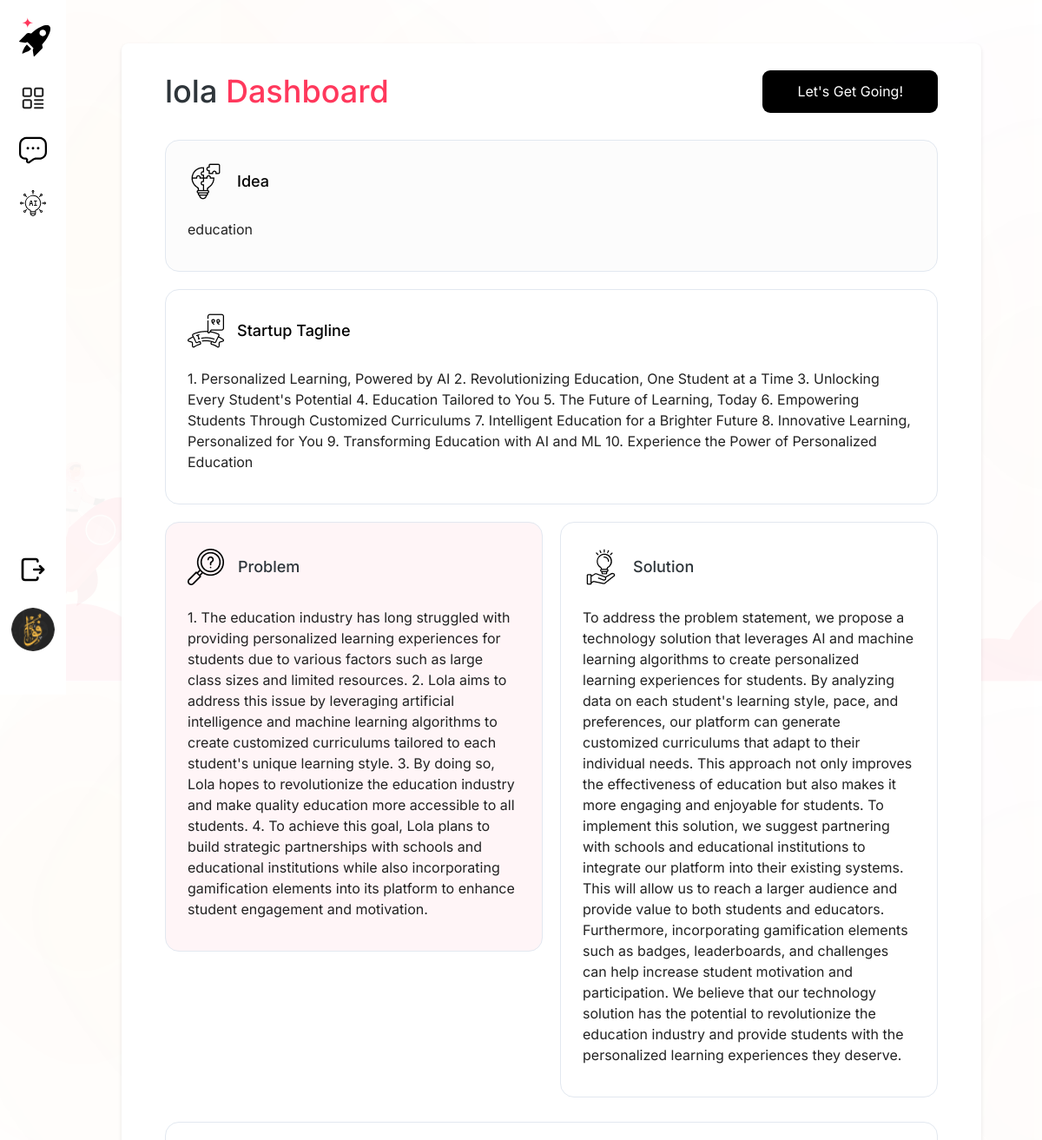
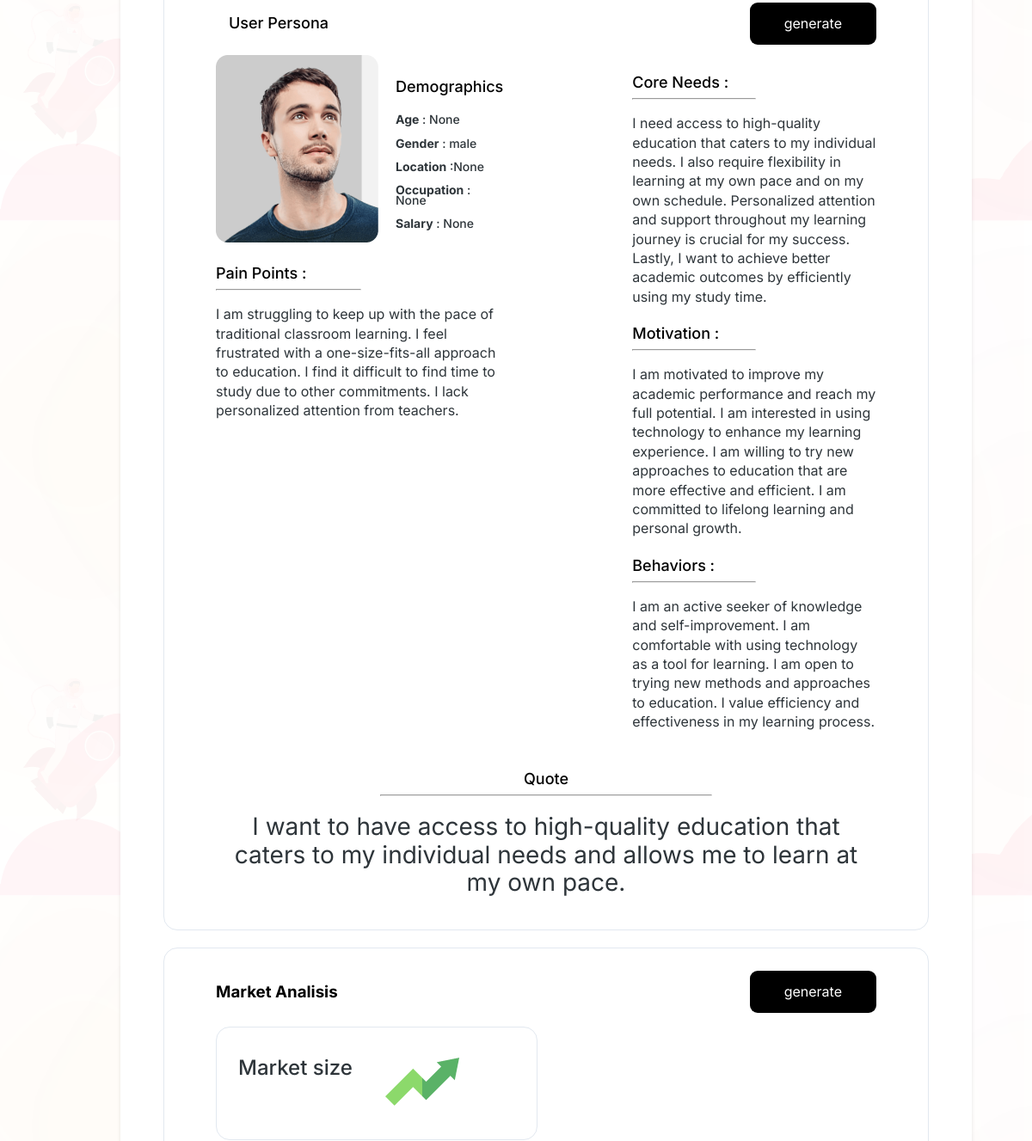
The page /project/1/ (upper part) on the database as committed earlier (2 pictures, top to bottom).
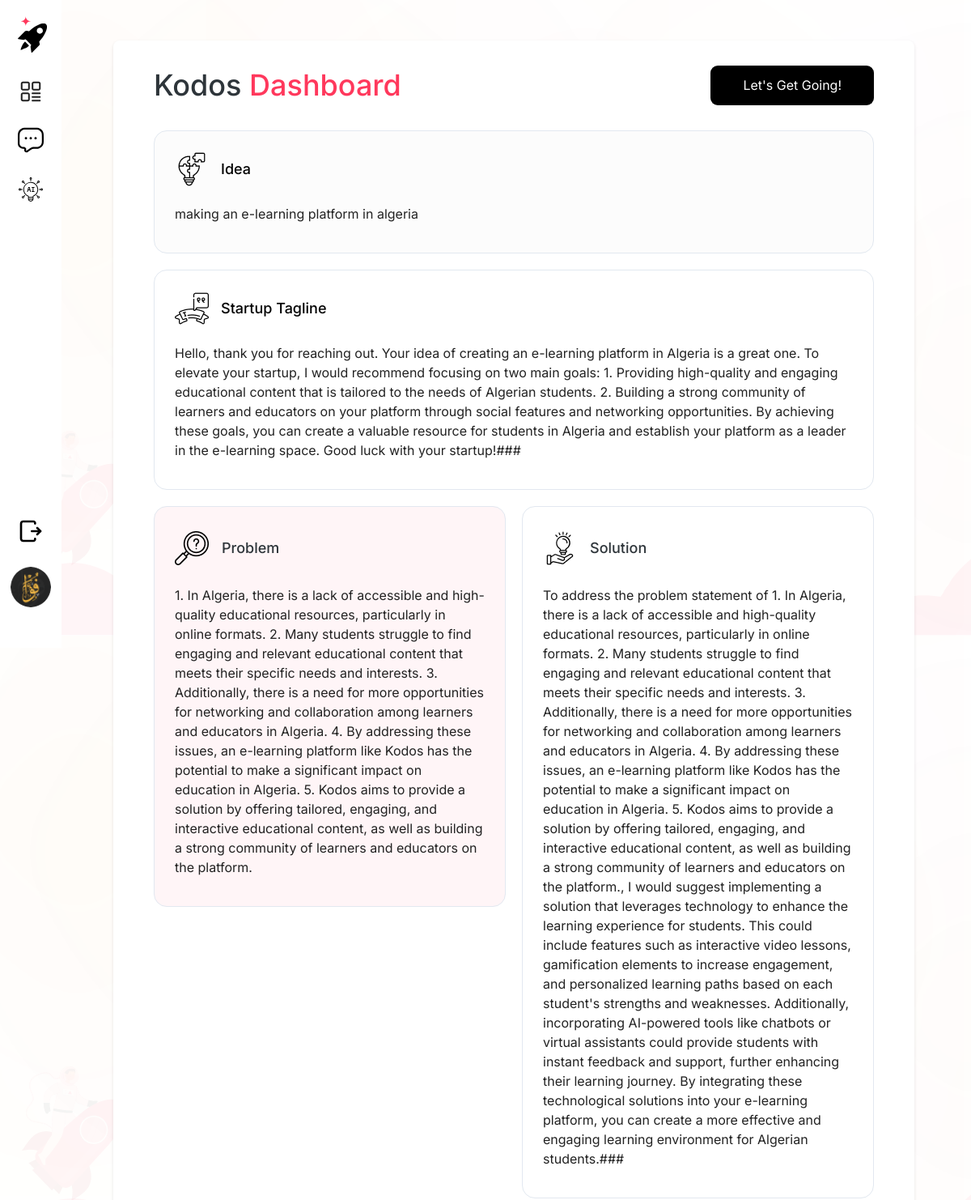
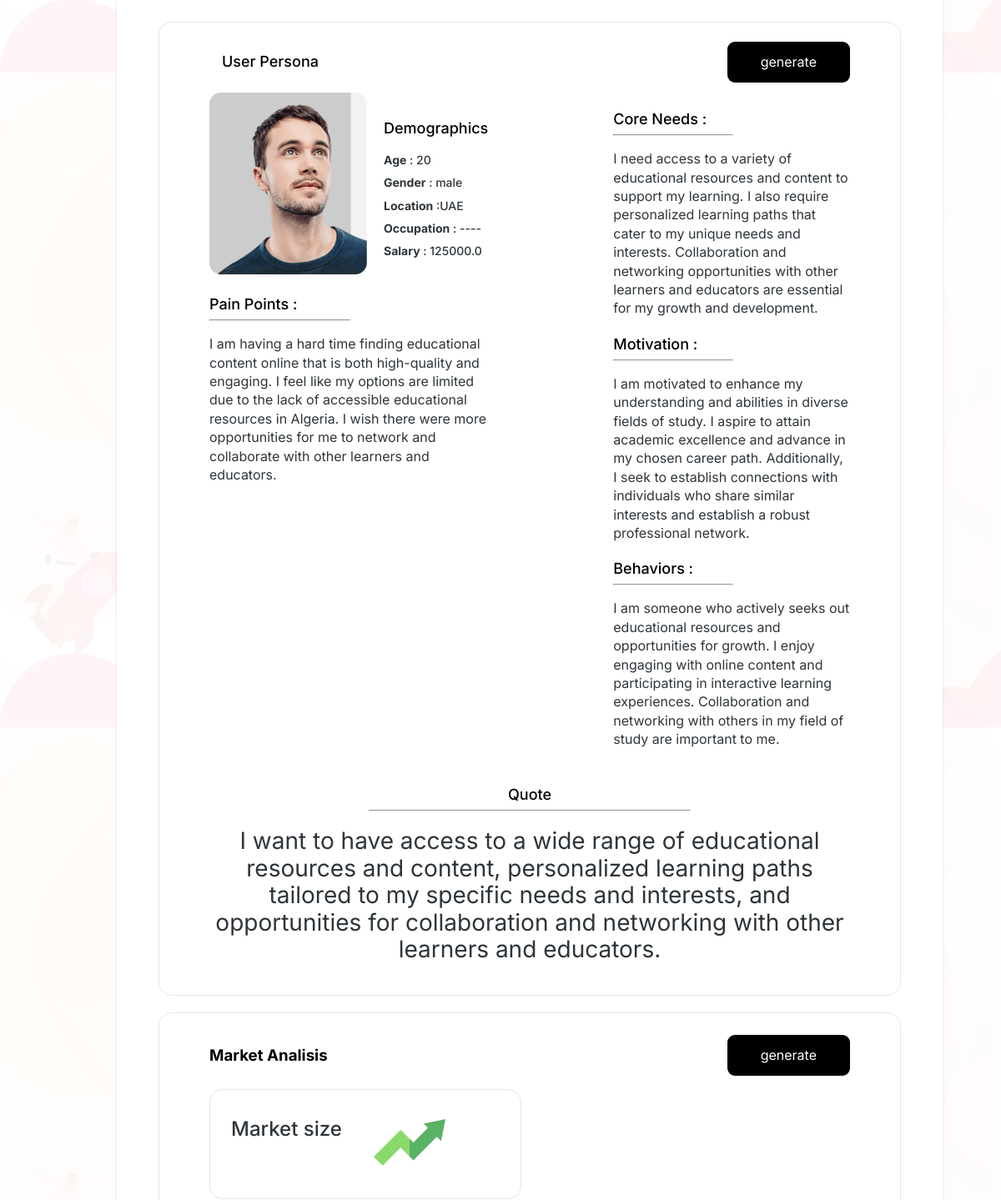
The same page on the database as committed later (2 pictures, top to bottom).
### main/models.py (models this page shows, shortened)
class StartupProject(models.Model):
    startup_name = models.CharField(max_length=255)
    created_at = models.DateField(auto_now_add=True)
    user = models.ForeignKey(User, on_delete=models.CASCADE, related_name='projects')
    startup_idea = models.TextField(blank=True, null=True)
    target_number_of_users_goal = models.IntegerField(blank=True, null=True, default=0)
    target_date_goal = models.DateField(blank=True, null=True)
    generated_idea = models.TextField(blank=True, null=True)
    generated_slogan = models.TextField(blank=True, null=True)
    generated_problem = models.TextField(blank=True, null=True)
    generated_solution = models.TextField(blank=True, null=True)
    generated_persona = models.OneToOneField(Persona, on_delete=models.CASCADE, blank=True, null=True)
    generated_market_analysis = models.OneToOneField(MarketAnalysis, on_delete=models.CASCADE, blank=True, null=True)
    generated_mvp_builder = models.TextField(blank=True, null=True)
    generated_user_feedback_analyzer = models.TextField(blank=True, null=True)

class Persona(models.Model):
    demographics_age = models.IntegerField(null=True)
    demographics_gender = models.CharField( max_length=255 ,default="male")
    demographics_location = models.CharField(max_length=255 ,null=True)
    demographics_occupation = models.CharField(max_length=255, null=True)
    demographics_salary = models.FloatField(null=True)
    pain_points = models.TextField(blank=True, null=True)
    core_needs = models.TextField(blank=True, null=True)
    motivation = models.TextField(blank=True, null=True)
    behavior = models.TextField(blank=True, null=True)
    quote = models.TextField(blank=True, null=True)

### main/views.py (the view, shortened to what this page needs)
# urls.py: path('project/<int:id>/', views.project_detail, name='project_detail'),
def project_detail(request, id):
    project = get_object_or_404(StartupProject, id=id)
    print("generated problem :",project.generated_problem )
    if(project.generated_problem is None) :
        payload = solutioning_generator(project.id, project.startup_name, project.startup_idea)
        project.generated_problem = payload['generated_problem']
        project.generated_slogan = payload['generated_slogan']
        project.generated_solution = payload['generated_solution']
        project.save()
    market_analysis = project.generated_market_analysis
    context = {
        'project': project,
    }
    return render(request, 'myapp/pages/project_detail.html', context)

### main/templates/myapp/pages/project_detail.html (shortened to what this page needs)
{% extends 'myapp/base.html' %}
{% load static %}
{% block content %}
<div class="projects-container">
    {% include 'myapp/includes/sidebar.html' %}
    <main class="projects-main">
        <div class="project-header">
            <h2>{{ project.startup_name }} <span>Dashboard</span></h2>
            <a href="{% url 'projects' %}" class="btn-get-going">Let's Get Going!</a>
        </div>
        <div class="project-section">
            <div class="project-box" style="background : #FCFCFC">
                <div class="box-header">
                    <img src="{% static 'images/icons/idea.png' %}" alt="Idea Icon" class="box-icon">
                    <h3 class= "h3-box-header">Idea</h3>
                </div>
                <p>{{ project.startup_idea }}</p>
            </div>
            <div class="project-box">
                <div class="box-header">
                    <img src="{% static 'images/icons/tagline.png' %}" alt="Tagline Icon" class="box-icon">
                    <h3 class= "h3-box-header">Startup Tagline</h3>
                </div>
                <p>{{ project.generated_slogan }}</p>
            </div>
            <div class="grid-container">
                <div class="grid-item">
                    <div class="project-box" style="background : #FFF5F7">
                        <div class="box-header">
                            <img src="{% static 'images/icons/problem.png' %}" alt="Tagline Icon" class="box-icon">
                            <h3 style ="font-size: 18px; font-weight:500; margin-left:16px;">Problem</h3>
                        </div>
                        <p>{{ project.generated_problem }}</p>
                    </div>
                </div>
                <div class="grid-item">
                    <div class="project-box">
                        <div class="box-header">
                            <img src="{% static 'images/icons/solution.png' %}" alt="Tagline Icon" class="box-icon">
                            <h3 style ="font-size: 18px; font-weight:500; margin-left:16px;">Solution</h3>
                        </div>
                        <p>{{ project.generated_solution }}</p>
                    </div>
                </div>
            </div>
            <div class="project-box" style="padding: 20px 60px; gap: 50px;">
                <div class="box-header justify-btw">
                    <h3 class= "h3-box-header">User Persona</h3>
                    <a href="{% url 'persona_profiling' id=project.id %}" class="btn-get-going">generate</a>
                </div>
                <div class="grid-container" style="gap: 150px;">
                    <div class="grid-item">
                        <div>
                            <div class="grid-container">
                                <div class="grid-item">
                                    {% if project.generated_persona.demographics_gender == "male" %}
                                    <img src="{% static 'images/user-persona.png' %}" alt="User Icon" class="box-icon">
                                    {% else %}
                                    <img src="{% static 'images/persona_women.png' %}" alt="User Icon" class="box-icon">
                                    {% endif %}
                                </div>
                                <div class="grid-item" style="align-content : center ;">
                                    <div class="title" style="margin-bottom: 24px;">Demographics</div>
                                    <h2 class="demographic-detail" ><b>Age</b> : {{ project.generated_persona.demographics_age }}</h2>
                                    <h2 class="demographic-detail"><b>Gender</b> : {{ project.generated_persona.demographics_gender }}</h2>
                                    <h2 class="demographic-detail"><b>Location</b> :{{ project.generated_persona.demographics_location }}</h2>
                                    <h2 class="demographic-detail"><b>Occupation</b> : {{ project.generated_persona.demographics_occupation }} </h2>
                                    <h2 class="demographic-detail"><b>Salary</b> : {{ project.generated_persona.demographics_salary }}</h2>
                                </div>
                            </div>
                            <div>
                                <div class="title">Pain Points :</div><hr class="custom-hr">
                                <h3>{{ project.generated_persona.pain_points }}</h3>
                            </div>
                        </div>
                    </div>
                    <div class="grid-item">
                        <div>
                            <div class="title">Core  Needs :</div><hr class="custom-hr">
                            <h3>{{ project.generated_persona.core_needs }}</h3>
                        </div>
                        <div>
                            <div class="title">Motivation :</div><hr class="custom-hr">
                            <h3>{{ project.generated_persona.motivation }}</h3>
                        </div>
                        <div>
                            <div class="title">Behaviors :</div><hr class="custom-hr">
                            <h3>{{ project.generated_persona.behavior }}</h3>
                        </div>
                    </div>
                </div>
                <div class="quote">
                    <div class="title">Quote</div>
                    <hr class="custom-hr">
                    <h1>{{ project.generated_persona.quote }}</h1>
                </div>
            </div>
            <div class="project-box" style="padding: 20px 60px; gap: 50px;">
                <div class="box-header justify-btw">
                    <h3>Market Analisis</h3>
                    <a href="{% url 'market_analysis' id=project.id %}" class="btn-get-going">generate</a>
                </div>
                <div class="grid-container">
                    <div class="grid-item">
                        <div class="project-box grid-container">
                            <div class="grid-item">
                                <h2>Market size</h2>
                            </div>
                            <div class="grid-item">
                                <img src="{% static 'images/icons/market-size.png' %}" alt="Market Size Icon" class="box-icon">
                            </div>
                        </div>
                    </div>
                    <div class="grid-item">
                    </div>
                </div>
            </div>
        </div>
    </main>
</div>
{% endblock %}

### main/templates/myapp/base.html (shortened to what this page needs)
<!DOCTYPE html>
<html lang="en">
<head>
    {% load static %}
    <link rel="stylesheet" href="{% static 'css/styles.css' %}">
</head>
<body style="background-image: url('{% static "images/background.svg" %}');">
    {% block content %}
    {% endblock %}
</body>
</html>

### main/templates/myapp/includes/sidebar.html (shortened to what this page needs)
{% load static %}
<aside class="projects-sidebar">
    <div class="sidebar-icons">
    <div class="sidebar-logo">
        <img src="{% static 'images/icons/logo.svg' %}" alt="Logo">
    </div class="sidebar-icons">
        <a href="{% url 'projects' %}" class="{% if request.path == '/projects/' %}active{% endif %}" style ="
        display: flex;
        justify-content: center;
        align-items: center;
        text-decoration: none;">
            <img style="" src="{% static 'images/icons/dashboard.svg' %}" alt="dashboard" class="sidebar-icon">
        </a>
        <a href="{% url 'chat_front' %}" class="{% if request.path == '/chat/' %}active{% endif %}" style ="
        display: flex;
        justify-content: center;
        align-items: center;
        text-decoration: none;">
            <img style="" src="{% static 'images/icons/chat.svg' %}" alt="chat" class="sidebar-icon">
        </a>
        <a href="{% url 'ai_front' %}" class="{% if request.path == '/ai/' %}active{% endif %}" style ="
        display: flex;
        justify-content: center;
        align-items: center;
        text-decoration: none;">
            <img style="" src="{% static 'images/icons/ai.svg' %}" alt="chat" class="sidebar-icon">
        </a>
    </div>
    <div class="sidebar-profile" style ="display : flex; flex-direction:column ; align-items: center;">
    <a href="{% url 'logout' %}" style="margin-bottom: 24px;">
        <img src="{% static 'images/icons/logout.svg' %}" alt="Logout">
    </a>
    <img src="{% static 'images/icons/profile.png' %}" alt="Profile" class="profile-img" >
    </div>
</aside>

Rows that differ between the two databases and show on the page:
changed StartupProject "male": startup_name "lola" → "Kodos"; startup_idea "education" → "making an e-learning platform in algeria"; generated_slogan "1. Personalized Learning, Powered by AI 2. Revolutionizing Education, One Student at a Time 3. Unlocking Every Student's Potential 4. Education Tailored to You 5. The Future of Learning, Today 6. Empowering Students Through Customized Curriculums 7. Intelligent Education for a Brighter Future 8. Innovative Learning, Personalized for You 9. Transforming Education with AI and ML 10. Experience the Power of Personalized Education" → "Hello, thank you for reaching out. Your idea of creating an e-learning platform in Algeria is a great one. To elevate your startup, I would recommend focusing on two main goals: 1. Providing high-quality and engaging educational content that is tailored to the needs of Algerian students. 2. Building a strong community of learners and educators on your platform through social features and networking opportunities. By achieving these goals, you can create a valuable resource for students in Algeria and establish your platform as a leader in the e-learning space. Good luck with your startup!###"; generated_problem "1. The education industry has long struggled with providing personalized learning experiences for students due to various factors such as large class sizes and limited resources. 2. Lola aims to address this issue by leveraging artificial intelligence and machine learning algorithms to create customized curriculums tailored to each student's unique learning style. 3. By doing so, Lola hopes to revolutionize the education industry and make quality education more accessible to all students. 4. To achieve this goal, Lola plans to build strategic partnerships with schools and educational institutions while also incorporating gamification elements into its platform to enhance student engagement…" → "1. In Algeria, there is a lack of accessible and high-quality educational resources, particularly in online formats. 2. Many students struggle to find engaging and relevant educational content that meets their specific needs and interests. 3. Additionally, there is a need for more opportunities for networking and collaboration among learners and educators in Algeria. 4. By addressing these issues, an e-learning platform like Kodos has the potential to make a significant impact on education in Algeria. 5. Kodos aims to provide a solution by offering tailored, engaging, and interactive educational content, as well as building a strong community of learners and educators on the platform."; generated_solution "To address the problem statement, we propose a technology solution that leverages AI and machine learning algorithms to create personalized learning experiences for students. By analyzing data on each student's learning style, pace, and preferences, our platform can generate customized curriculums that adapt to their individual needs. This approach not only improves the effectiveness of education but also makes it more engaging and enjoyable for students. To implement this solution, we suggest partnering with schools and educational institutions to integrate our platform into their existing systems. This will allow us to reach a larger audience and provide value to both students and…" → "To address the problem statement of 1. In Algeria, there is a lack of accessible and high-quality educational resources, particularly in online formats. 2. Many students struggle to find engaging and relevant educational content that meets their specific needs and interests. 3. Additionally, there is a need for more opportunities for networking and collaboration among learners and educators in Algeria. 4. By addressing these issues, an e-learning platform like Kodos has the potential to make a significant impact on education in Algeria. 5. Kodos aims to provide a solution by offering tailored, engaging, and interactive educational content, as well as building a strong community of learners…"; generated_persona.demographics_age "None" → "20"; generated_persona.demographics_location "None" → "UAE"; generated_persona.demographics_occupation "None" → "----"; generated_persona.demographics_salary "None" → "125000.0"; generated_persona.pain_points "I am struggling to keep up with the pace of traditional classroom learning. I feel frustrated with a one-size-fits-all approach to education. I find it difficult to find time to study due to other commitments. I lack personalized attention from teachers." → "I am having a hard time finding educational content online that is both high-quality and engaging. I feel like my options are limited due to the lack of accessible educational resources in Algeria. I wish there were more opportunities for me to network and collaborate with other learners and educators."; generated_persona.core_needs "I need access to high-quality education that caters to my individual needs. I also require flexibility in learning at my own pace and on my own schedule. Personalized attention and support throughout my learning journey is crucial for my success. Lastly, I want to achieve better academic outcomes by efficiently using my study time." → "I need access to a variety of educational resources and content to support my learning. I also require personalized learning paths that cater to my unique needs and interests. Collaboration and networking opportunities with other learners and educators are essential for my growth and development."; generated_persona.motivation "I am motivated to improve my academic performance and reach my full potential. I am interested in using technology to enhance my learning experience. I am willing to try new approaches to education that are more effective and efficient. I am committed to lifelong learning and personal growth." → "I am motivated to enhance my understanding and abilities in diverse fields of study. I aspire to attain academic excellence and advance in my chosen career path. Additionally, I seek to establish connections with individuals who share similar interests and establish a robust professional network."; generated_persona.behavior "I am an active seeker of knowledge and self-improvement. I am comfortable with using technology as a tool for learning. I am open to trying new methods and approaches to education. I value efficiency and effectiveness in my learning process." → "I am someone who actively seeks out educational resources and opportunities for growth. I enjoy engaging with online content and participating in interactive learning experiences. Collaboration and networking with others in my field of study are important to me."; generated_persona.quote "I want to have access to high-quality education that caters to my individual needs and allows me to learn at my own pace." → "…to have access to a wide range of educational resources and content, personalized learning paths tailored to my specific needs and interests, and opportunities for collaboration and networking with other learners and educators."
